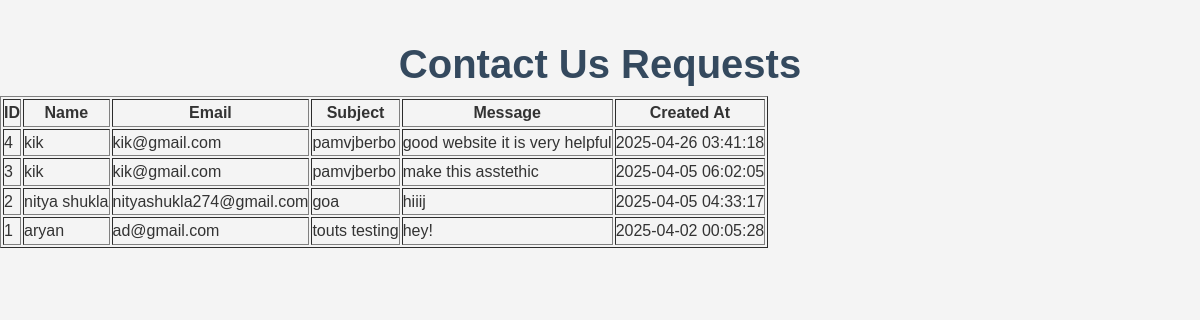
The app's page /view_request.php with its own data.
### tables this page shows
CREATE TABLE `contactus` (
  `id` int(11) NOT NULL,
  `name` varchar(255) NOT NULL,
  `email` varchar(255) NOT NULL,
  `subject` varchar(255) NOT NULL,
  `message` text NOT NULL,
  `created_at` timestamp NOT NULL DEFAULT current_timestamp()
);

### view_request.php (the view, shortened to what this page needs)
<?php
$host = 'localhost';
$dbname = 'explormor';
$username = 'root';
$password = '';
try {
    $pdo = new PDO("mysql:host=$host;dbname=$dbname", $username, $password);
    $pdo->setAttribute(PDO::ATTR_ERRMODE, PDO::ERRMODE_EXCEPTION);
} catch (PDOException $e) {
    echo "Connection failed: " . $e->getMessage();
    die();
}
$stmt = $pdo->query("SELECT * FROM contactus ORDER BY created_at DESC");
$requests = $stmt->fetchAll(PDO::FETCH_ASSOC);
?>
<!DOCTYPE html>
<html lang="en">
<head>
    <link rel="stylesheet" href="contactus.css">
</head>
<body>
<h2>Contact Us Requests</h2>
<table border="1">
    <thead>
        <tr>
            <th>ID</th>
            <th>Name</th>
            <th>Email</th>
            <th>Subject</th>
            <th>Message</th>
            <th>Created At</th>
        </tr>
    </thead>
    <tbody>
        <?php foreach ($requests as $request): ?>
        <tr>
            <td><?php echo $request['id']; ?></td>
            <td><?php echo $request['name']; ?></td>
            <td><?php echo $request['email']; ?></td>
            <td><?php echo $request['subject']; ?></td>
            <td><?php echo nl2br($request['message']); ?></td>
            <td><?php echo $request['created_at']; ?></td>
        </tr>
        <?php endforeach; ?>
    </tbody>
</table>
</body>
</html>

### contactus.css (style rules this page uses)
* { margin: 0; padding: 0; box-sizing: border-box; }
body { font-family: 'Arial', sans-serif; line-height: 1.6; background-color: #f4f4f4; color: #333; }
h2 { text-align: center; font-size: 2.5rem; margin-top: 2rem; color: #34495e; }

### records on screen
contactus: id "4", name "kik", email "kik@gmail.com", subject "pamvjberbo", message "good website it is very helpful", created_at "2025-04-26 03:41:18"
contactus: id "3", name "kik", email "kik@gmail.com", subject "pamvjberbo", message "make this asstethic", created_at "2025-04-05 06:02:05"
contactus: id "2", name "nitya shukla", email "nityashukla274@gmail.com", subject "goa", message "hiiij", created_at "2025-04-05 04:33:17"
contactus: id "1", name "aryan", email "ad@gmail.com", subject "touts testing", message "hey!", created_at "2025-04-02 00:05:28"
